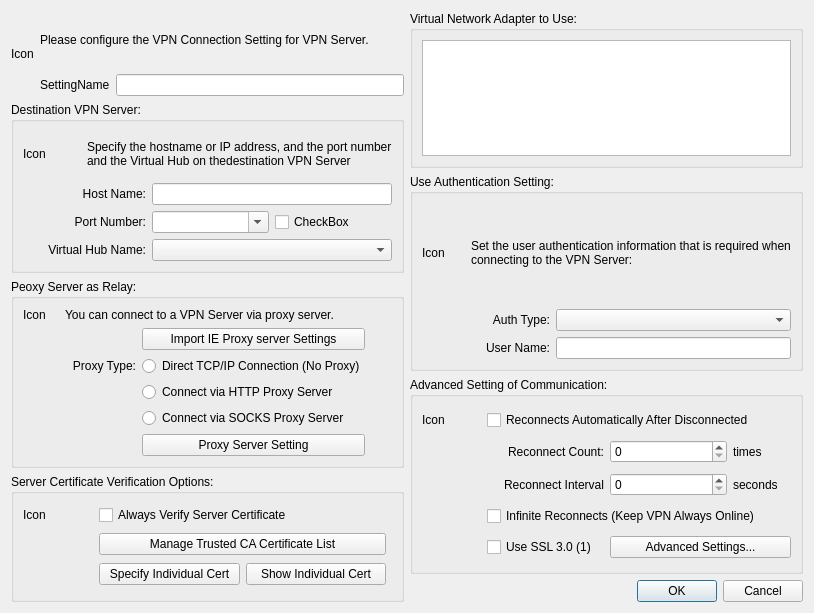
<?xml version="1.0" encoding="UTF-8"?>
<ui version="4.0">
 <class>NewVpnConnectionDialog</class>
 <widget class="QDialog" name="NewVpnConnectionDialog">
  <property name="geometry">
   <rect>
    <x>0</x>
    <y>0</y>
    <width>814</width>
    <height>613</height>
   </rect>
  </property>
  <property name="windowTitle">
   <string>Dialog</string>
  </property>
  <layout class="QHBoxLayout" name="horizontalLayout_2" stretch="1,1">
   <item>
    <layout class="QVBoxLayout" name="verticalLayoutLeft" stretch="2,4,4,3">
     <item>
      <layout class="QGridLayout" name="gridLayout">
       <item row="1" column="1">
        <widget class="QLabel" name="labelSettingName">
         <property name="text">
          <string>SettingName</string>
         </property>
        </widget>
       </item>
       <item row="1" column="2">
        <widget class="QLineEdit" name="lineEditSettingName"/>
       </item>
       <item row="0" column="1" colspan="2">
        <widget class="QLabel" name="labelTitle_1">
         <property name="text">
          <string>Please configure the VPN Connection Setting for VPN Server.</string>
         </property>
        </widget>
       </item>
       <item row="0" column="0" rowspan="2">
        <widget class="QLabel" name="labelIcon_1">
         <property name="text">
          <string>Icon</string>
         </property>
        </widget>
       </item>
      </layout>
     </item>
     <item>
      <widget class="QGroupBox" name="groupBox_1">
       <property name="title">
        <string>Destination VPN Server:</string>
       </property>
       <layout class="QGridLayout" name="gridLayout_2" rowstretch="3,1,1,1" columnstretch="1,1,2,2">
        <item row="1" column="2" colspan="2">
         <widget class="QLineEdit" name="lineEditHostName"/>
        </item>
        <item row="2" column="2">
         <widget class="QComboBox" name="comboBoxPortNumber">
          <property name="mouseTracking">
           <bool>false</bool>
          </property>
          <property name="tabletTracking">
           <bool>false</bool>
          </property>
          <property name="acceptDrops">
           <bool>false</bool>
          </property>
          <property name="autoFillBackground">
           <bool>false</bool>
          </property>
          <property name="editable">
           <bool>true</bool>
          </property>
         </widget>
        </item>
        <item row="3" column="2" colspan="2">
         <widget class="QComboBox" name="comboBoxHubName"/>
        </item>
        <item row="1" column="0" colspan="2">
         <widget class="QLabel" name="labelHostName">
          <property name="text">
           <string>Host Name:</string>
          </property>
          <property name="alignment">
           <set>Qt::AlignRight|Qt::AlignTrailing|Qt::AlignVCenter</set>
          </property>
         </widget>
        </item>
        <item row="0" column="0">
         <widget class="QLabel" name="labelIcon_2">
          <property name="text">
           <string>Icon</string>
          </property>
         </widget>
        </item>
        <item row="0" column="1" colspan="3">
         <widget class="QLabel" name="labelTitle_2">
          <property name="text">
           <string>Specify the hostname or IP address, and the port number
and the Virtual Hub on thedestination VPN Server</string>
          </property>
          <property name="indent">
           <number>0</number>
          </property>
         </widget>
        </item>
        <item row="2" column="3">
         <widget class="QCheckBox" name="checkBoxDisableNATT">
          <property name="text">
           <string>CheckBox</string>
          </property>
         </widget>
        </item>
        <item row="3" column="0" colspan="2">
         <widget class="QLabel" name="labelHubName">
          <property name="text">
           <string>Virtual Hub Name:</string>
          </property>
          <property name="alignment">
           <set>Qt::AlignRight|Qt::AlignTrailing|Qt::AlignVCenter</set>
          </property>
         </widget>
        </item>
        <item row="2" column="0" colspan="2">
         <widget class="QLabel" name="labelPortNumber">
          <property name="text">
           <string>Port Number:</string>
          </property>
          <property name="alignment">
           <set>Qt::AlignRight|Qt::AlignTrailing|Qt::AlignVCenter</set>
          </property>
         </widget>
        </item>
       </layout>
      </widget>
     </item>
     <item>
      <widget class="QGroupBox" name="groupBox_2">
       <property name="title">
        <string>Peoxy Server as Relay:</string>
       </property>
       <layout class="QGridLayout" name="gridLayout_3" columnstretch="1,2,4" rowminimumheight="1,1,1,1,1,1">
        <property name="rightMargin">
         <number>36</number>
        </property>
        <item row="5" column="2">
         <widget class="QPushButton" name="pushButtonProxySetting">
          <property name="text">
           <string>Proxy Server Setting</string>
          </property>
         </widget>
        </item>
        <item row="0" column="0">
         <widget class="QLabel" name="labelIcon_3">
          <property name="text">
           <string>Icon</string>
          </property>
         </widget>
        </item>
        <item row="2" column="1">
         <widget class="QLabel" name="labelProxyType">
          <property name="text">
           <string>Proxy Type:</string>
          </property>
          <property name="alignment">
           <set>Qt::AlignRight|Qt::AlignTrailing|Qt::AlignVCenter</set>
          </property>
         </widget>
        </item>
        <item row="3" column="2">
         <widget class="QRadioButton" name="radioButtonProxyHTTP">
          <property name="text">
           <string>Connect via HTTP Proxy Server</string>
          </property>
         </widget>
        </item>
        <item row="2" column="2">
         <widget class="QRadioButton" name="radioButtonProxyNo">
          <property name="text">
           <string>Direct TCP/IP Connection (No Proxy)</string>
          </property>
         </widget>
        </item>
        <item row="4" column="2">
         <widget class="QRadioButton" name="radioButtonProxySOCKS">
          <property name="text">
           <string>Connect via SOCKS Proxy Server</string>
          </property>
         </widget>
        </item>
        <item row="0" column="1" colspan="2">
         <widget class="QLabel" name="labelTitle_3">
          <property name="text">
           <string>You can connect to a VPN Server via proxy server.</string>
          </property>
         </widget>
        </item>
        <item row="1" column="2">
         <widget class="QPushButton" name="pushButtonImportProxySettings">
          <property name="text">
           <string>Import IE Proxy server Settings</string>
          </property>
         </widget>
        </item>
       </layout>
      </widget>
     </item>
     <item>
      <widget class="QGroupBox" name="groupBox_3">
       <property name="title">
        <string>Server Certificate Verification Options:</string>
       </property>
       <layout class="QGridLayout" name="gridLayout_4" rowstretch="1,1,1" columnstretch="1,2,2">
        <property name="rightMargin">
         <number>15</number>
        </property>
        <item row="0" column="0">
         <widget class="QLabel" name="labelIcon_4">
          <property name="text">
           <string>Icon</string>
          </property>
         </widget>
        </item>
        <item row="2" column="1">
         <widget class="QPushButton" name="pushButtonSpecifyCert">
          <property name="text">
           <string>Specify Individual Cert</string>
          </property>
         </widget>
        </item>
        <item row="2" column="2">
         <widget class="QPushButton" name="pushButtonShowCert">
          <property name="text">
           <string>Show Individual Cert</string>
          </property>
         </widget>
        </item>
        <item row="1" column="1" colspan="2">
         <widget class="QPushButton" name="pushButtonManageCACertificate">
          <property name="text">
           <string>Manage Trusted CA Certificate List</string>
          </property>
         </widget>
        </item>
        <item row="0" column="1" colspan="2">
         <widget class="QCheckBox" name="checkBoxAlwaysVerifyCertificate">
          <property name="text">
           <string>Always Verify Server Certificate</string>
          </property>
         </widget>
        </item>
       </layout>
      </widget>
     </item>
    </layout>
   </item>
   <item>
    <layout class="QVBoxLayout" name="verticalLayoutRight" stretch="4,5,5,1">
     <item>
      <widget class="QGroupBox" name="groupBox_4">
       <property name="title">
        <string>Virtual Network Adapter to Use:</string>
       </property>
       <layout class="QVBoxLayout" name="verticalLayout">
        <item>
         <widget class="QListWidget" name="listWidgetNics"/>
        </item>
       </layout>
      </widget>
     </item>
     <item>
      <widget class="QGroupBox" name="groupBox_5">
       <property name="title">
        <string>Use Authentication Setting:</string>
       </property>
       <layout class="QVBoxLayout" name="verticalLayout_3" stretch="2,1">
        <item>
         <layout class="QGridLayout" name="gridLayout_5" rowstretch="1,1,1" columnstretch="1,1,3">
          <property name="rightMargin">
           <number>0</number>
          </property>
          <item row="1" column="2">
           <widget class="QComboBox" name="comboBoxAuthType"/>
          </item>
          <item row="0" column="0">
           <widget class="QLabel" name="labelIcon_5">
            <property name="text">
             <string>Icon</string>
            </property>
           </widget>
          </item>
          <item row="0" column="1" colspan="2">
           <widget class="QLabel" name="labelTitle_5">
            <property name="text">
             <string>Set the user authentication information that is required when
connecting to the VPN Server:</string>
            </property>
           </widget>
          </item>
          <item row="1" column="1">
           <widget class="QLabel" name="labelAuthType">
            <property name="text">
             <string>Auth Type:</string>
            </property>
            <property name="alignment">
             <set>Qt::AlignRight|Qt::AlignTrailing|Qt::AlignVCenter</set>
            </property>
           </widget>
          </item>
          <item row="2" column="1">
           <widget class="QLabel" name="labelUserName">
            <property name="text">
             <string>User Name:</string>
            </property>
            <property name="alignment">
             <set>Qt::AlignRight|Qt::AlignTrailing|Qt::AlignVCenter</set>
            </property>
           </widget>
          </item>
          <item row="2" column="2">
           <widget class="QLineEdit" name="lineEditUserName"/>
          </item>
         </layout>
        </item>
        <item>
         <layout class="QGridLayout" name="gridLayoutUpdate"/>
        </item>
       </layout>
      </widget>
     </item>
     <item>
      <widget class="QGroupBox" name="groupBox_6">
       <property name="title">
        <string>Advanced Setting of Communication:</string>
       </property>
       <layout class="QGridLayout" name="gridLayout_7" rowstretch="1,1,1,1,1" columnstretch="1,2,2,1">
        <item row="1" column="2">
         <widget class="QSpinBox" name="spinBoxReconnectCount"/>
        </item>
        <item row="0" column="1" colspan="3">
         <widget class="QCheckBox" name="checkBoxAutoReconnect">
          <property name="text">
           <string>Reconnects Automatically After Disconnected</string>
          </property>
         </widget>
        </item>
        <item row="1" column="1">
         <widget class="QLabel" name="labelReconnectCount">
          <property name="text">
           <string>Reconnect Count:</string>
          </property>
          <property name="alignment">
           <set>Qt::AlignRight|Qt::AlignTrailing|Qt::AlignVCenter</set>
          </property>
         </widget>
        </item>
        <item row="2" column="2">
         <widget class="QSpinBox" name="spinBoxReconnectInterval"/>
        </item>
        <item row="1" column="3">
         <widget class="QLabel" name="labelTime">
          <property name="text">
           <string>times</string>
          </property>
         </widget>
        </item>
        <item row="0" column="0">
         <widget class="QLabel" name="labelIcon_6">
          <property name="text">
           <string>Icon</string>
          </property>
         </widget>
        </item>
        <item row="2" column="3">
         <widget class="QLabel" name="labelSeconds">
          <property name="text">
           <string>seconds</string>
          </property>
         </widget>
        </item>
        <item row="4" column="1">
         <widget class="QCheckBox" name="checkBoxUseSSL3_0">
          <property name="text">
           <string>Use SSL 3.0 (1)</string>
          </property>
         </widget>
        </item>
        <item row="3" column="1" colspan="3">
         <widget class="QCheckBox" name="checkBoxInfiniteReconnect">
          <property name="text">
           <string>Infinite Reconnects (Keep VPN Always Online)</string>
          </property>
         </widget>
        </item>
        <item row="4" column="2" colspan="2">
         <widget class="QPushButton" name="pushButtonAdvancedSettings">
          <property name="text">
           <string>Advanced Settings...</string>
          </property>
         </widget>
        </item>
        <item row="2" column="1">
         <widget class="QLabel" name="labelReconnectInterval">
          <property name="text">
           <string>Reconnect Interval</string>
          </property>
          <property name="alignment">
           <set>Qt::AlignRight|Qt::AlignTrailing|Qt::AlignVCenter</set>
          </property>
         </widget>
        </item>
       </layout>
      </widget>
     </item>
     <item>
      <widget class="QDialogButtonBox" name="buttonBox">
       <property name="standardButtons">
        <set>QDialogButtonBox::Cancel|QDialogButtonBox::Ok</set>
       </property>
      </widget>
     </item>
    </layout>
   </item>
  </layout>
 </widget>
 <resources/>
 <connections/>
</ui>
